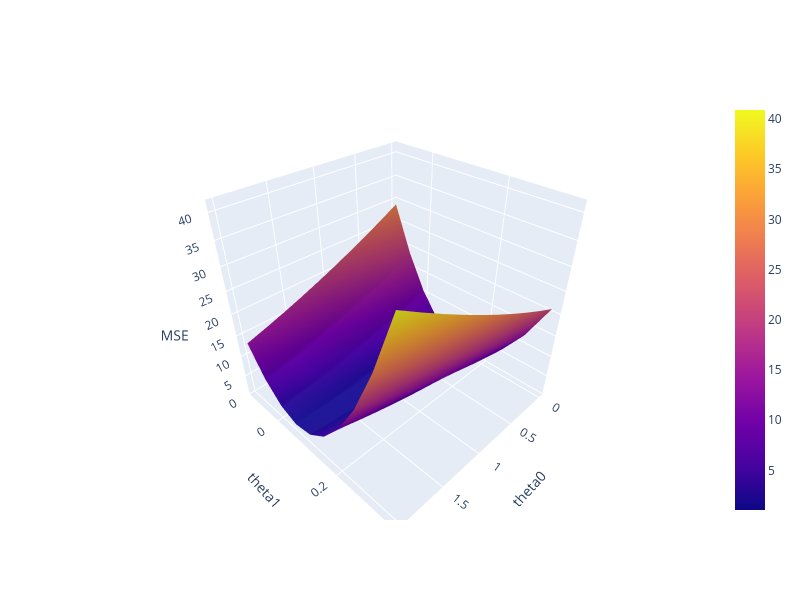

The cell this chart's notebook holds for it:
### Markdown cell above
````{dropdown} Click to see the code
```python
import plotly.graph_objects as go


def mse_loss(theta, X, y_obs):
    y_hat = X @ theta
    return ((y_hat - y_obs) ** 2).mean()

tips_with_bias = df.with_columns(pl.lit(1).alias("bias")).select(["bias", "total_bill"])

uvalues = np.linspace(0, 2, 10)
vvalues = np.linspace(-0.1, 0.35, 10)
(u,v) = np.meshgrid(uvalues, vvalues)
thetas = np.vstack((u.flatten(),v.flatten()))

def mse_loss_single_arg(theta):
    return mse_loss(theta, tips_with_bias, df["tip"])

MSE = np.array([mse_loss_single_arg(t) for t in thetas.T])

loss_surface = go.Surface(x=u, y=v, z=np.reshape(MSE, u.shape))

ind = np.argmin(MSE)
optimal_point = go.Scatter3d(name = "Optimal Point",
    x = [thetas.T[ind,0]], y = [thetas.T[ind,1]], 
    z = [MSE[ind]],
    marker=dict(size=10, color="red"))

fig = go.Figure(data=[loss_surface, optimal_point])
fig.update_layout(scene = dict(
    xaxis_title = "theta0",
    yaxis_title = "theta1",
    zaxis_title = "MSE"), autosize=False, width=800, height=600)

fig.show()
```
````

### Code cell
import plotly.graph_objects as go


def mse_loss(theta, X, y_obs):
    y_hat = X @ theta
    return ((y_hat - y_obs) ** 2).mean()

tips_with_bias = df.with_columns(pl.lit(1).alias("bias")).select(["bias", "total_bill"])

uvalues = np.linspace(0, 2, 10)
vvalues = np.linspace(-0.1, 0.35, 10)
(u,v) = np.meshgrid(uvalues, vvalues)
thetas = np.vstack((u.flatten(),v.flatten()))

def mse_loss_single_arg(theta):
    return mse_loss(theta, tips_with_bias, df["tip"])

MSE = np.array([mse_loss_single_arg(t) for t in thetas.T])

loss_surface = go.Surface(x=u, y=v, z=np.reshape(MSE, u.shape))

ind = np.argmin(MSE)
optimal_point = go.Scatter3d(name = "Optimal Point",
    x = [thetas.T[ind,0]], y = [thetas.T[ind,1]], 
    z = [MSE[ind]],
    marker=dict(size=10, color="red"))

fig = go.Figure(data=[loss_surface, optimal_point])
fig.update_layout(scene = dict(
    xaxis_title = "theta0",
    yaxis_title = "theta1",
    zaxis_title = "MSE"), autosize=False, width=800, height=600)

fig.show()

### Figure 1 — Plotly figure (JSON) as saved in the notebook; plotly's stock layout.template omitted (floating-point values rounded to 4 significant figures)
{"data": [{"type": "surface", "x": [[0.0, 0.2222, 0.4444, 0.6667, 0.8889, 1.111, 1.333, 1.556, 1.778, 2.0], [0.0, 0.2222, 0.4444, 0.6667, 0.8889, 1.111, 1.333, 1.556, 1.778, 2.0], [0.0, 0.2222, 0.4444, 0.6667, 0.8889, 1.111, 1.333, 1.556, 1.778, 2.0], [0.0, 0.2222, 0.4444, 0.6667, 0.8889, 1.111, 1.333, 1.556, 1.778, 2.0], [0.0, 0.2222, 0.4444, 0.6667, 0.8889, 1.111, 1.333, 1.556, 1.778, 2.0], [0.0, 0.2222, 0.4444, 0.6667, 0.8889, 1.111, 1.333, 1.556, 1.778, 2.0], [0.0, 0.2222, 0.4444, 0.6667, 0.8889, 1.111, 1.333, 1.556, 1.778, 2.0], [0.0, 0.2222, 0.4444, 0.6667, 0.8889, 1.111, 1.333, 1.556, 1.778, 2.0], [0.0, 0.2222, 0.4444, 0.6667, 0.8889, 1.111, 1.333, 1.556, 1.778, 2.0], [0.0, 0.2222, 0.4444, 0.6667, 0.8889, 1.111, 1.333, 1.556, 1.778, 2.0]], "y": [[-0.1, -0.1, -0.1, -0.1, -0.1, -0.1, -0.1, -0.1, -0.1, -0.1], [-0.05, -0.05, -0.05, -0.05, -0.05, -0.05, -0.05, -0.05, -0.05, -0.05], [-1.388e-17, -1.388e-17, -1.388e-17, -1.388e-17, -1.388e-17, -1.388e-17, -1.388e-17, -1.388e-17, -1.388e-17, -1.388e-17], [0.05, 0.05, 0.05, 0.05, 0.05, 0.05, 0.05, 0.05, 0.05, 0.05], [0.1, 0.1, 0.1, 0.1, 0.1, 0.1, 0.1, 0.1, 0.1, 0.1], [0.15, 0.15, 0.15, 0.15, 0.15, 0.15, 0.15, 0.15, 0.15, 0.15], [0.2, 0.2, 0.2, 0.2, 0.2, 0.2, 0.2, 0.2, 0.2, 0.2], [0.25, 0.25, 0.25, 0.25, 0.25, 0.25, 0.25, 0.25, 0.25, 0.25], [0.3, 0.3, 0.3, 0.3, 0.3, 0.3, 0.3, 0.3, 0.3, 0.3], [0.35, 0.35, 0.35, 0.35, 0.35, 0.35, 0.35, 0.35, 0.35, 0.35]], "z": [[29.12, 26.96, 24.9, 22.93, 21.07, 19.3, 17.63, 16.06, 14.59, 13.22], [18.83, 17.11, 15.49, 13.96, 12.53, 11.21, 9.978, 8.848, 7.816, 6.883], [10.9, 9.613, 8.429, 7.343, 6.356, 5.468, 4.679, 3.988, 3.396, 2.903], [5.311, 4.467, 3.723, 3.077, 2.53, 2.081, 1.731, 1.481, 1.328, 1.275], [2.078, 1.674, 1.369, 1.163, 1.055, 1.046, 1.136, 1.325, 1.613, 1.999], [1.197, 1.232, 1.367, 1.601, 1.933, 2.364, 2.893, 3.522, 4.249, 5.075], [2.667, 3.143, 3.717, 4.39, 5.162, 6.033, 7.002, 8.071, 9.237, 10.5], [6.49, 7.406, 8.42, 9.532, 10.74, 12.05, 13.46, 14.97, 16.58, 18.28], [12.67, 14.02, 15.47, 17.03, 18.68, 20.43, 22.28, 24.22, 26.27, 28.42], [21.19, 22.99, 24.88, 26.87, 28.96, 31.15, 33.44, 35.83, 38.31, 40.9]]}, {"marker": {"color": "red", "size": 10}, "name": "Optimal Point", "type": "scatter3d", "x": [1.111], "y": [0.1], "z": [1.046]}], "layout": {"autosize": false, "height": 600, "scene": {"xaxis": {"title": {"text": "theta0"}}, "yaxis": {"title": {"text": "theta1"}}, "zaxis": {"title": {"text": "MSE"}}}, "width": 800}}
